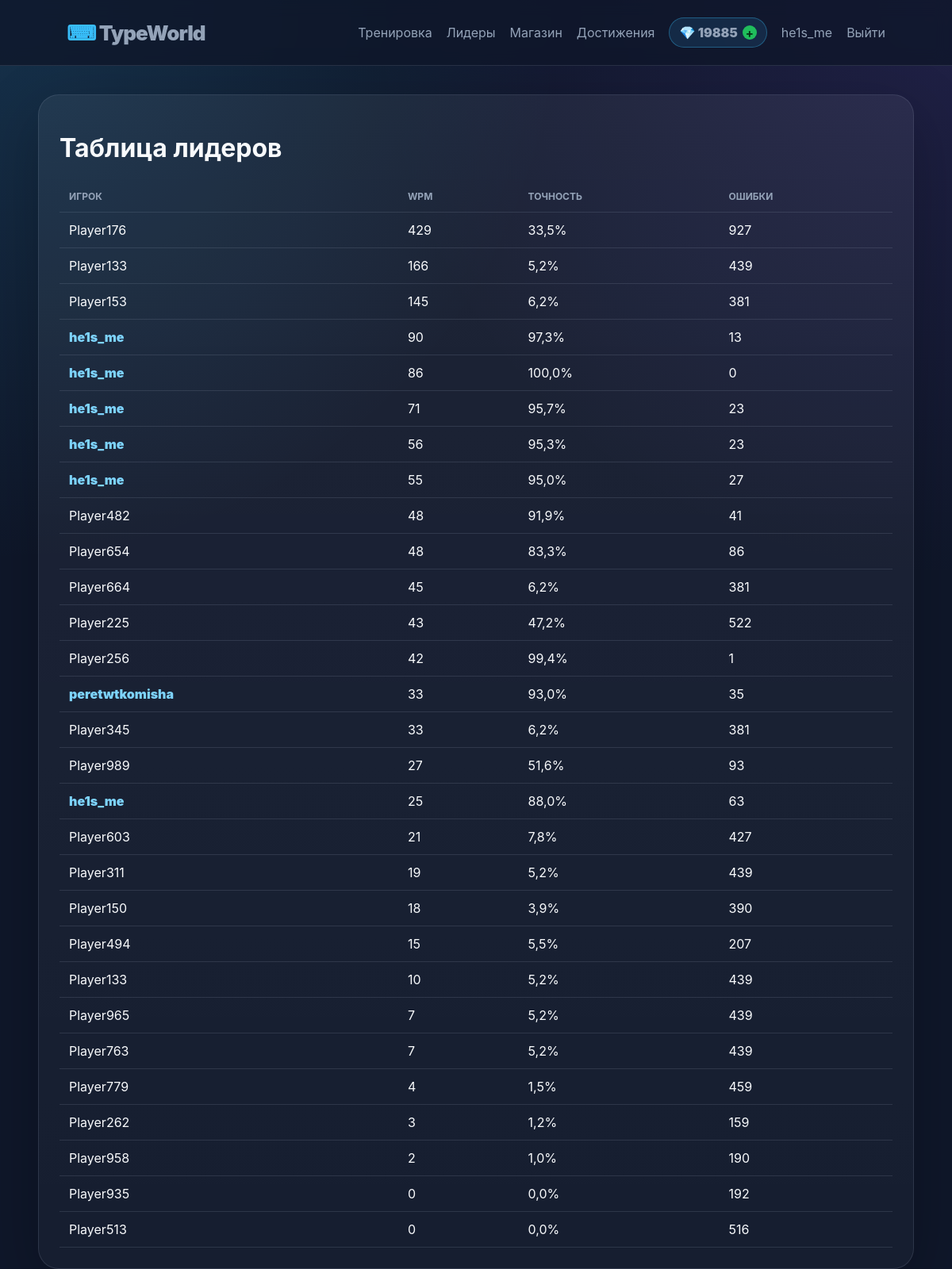
Page /leaderboard/ (signed in) on the committed database.
### races/models.py (models this page shows, shortened)
class RaceResult(models.Model):
    user = models.ForeignKey(User, on_delete=models.SET_NULL, null=True, blank=True)
    room = models.ForeignKey(RaceRoom, on_delete=models.SET_NULL, null=True, blank=True)
    player_name = models.CharField(max_length=80, default='Игрок')
    wpm = models.PositiveIntegerField(default=0)
    accuracy = models.FloatField(default=0)
    errors = models.PositiveIntegerField(default=0)
    is_win = models.BooleanField(default=False)
    finished_at = models.DateTimeField(default=timezone.now)
    class Meta:
        ordering = ['-wpm', '-accuracy', 'errors']

### races/views.py (the view)
# urls.py: path('leaderboard/', views.leaderboard, name='leaderboard'),
def leaderboard(request):
    results = RaceResult.objects.select_related('room', 'user', 'user__typeworld_profile')[:50]
    return render(request, 'races/leaderboard.html', {'results': results})

### races/context_processors.py (called while the page is built)
def _has_env_pair(a, b):
    return bool(os.environ.get(a, '').strip() and os.environ.get(b, '').strip())

### races/templates/races/leaderboard.html
{% extends 'races/base.html' %}
{% block content %}
<div class="card">
  <h1>Таблица лидеров</h1>
  {% include 'races/results_table.html' %}
</div>
{% endblock %}

### races/templates/races/base.html (shortened to what this page needs)
{% load static %}
<!doctype html>
<html lang="ru">
<head>
  <link rel="stylesheet" href="{% static 'races/css/style.css' %}">
</head>
<body>
  <nav class="nav">
    <a class="brand" href="/">TypeWorld</a>
    <div class="nav-links">
      <a href="{% url 'race_solo' %}">Тренировка</a>
      <a href="{% url 'leaderboard' %}">Лидеры</a>
      <a href="{% url 'shop' %}">Магазин</a>
      {% if user.is_authenticated %}
        <a href="{% url 'achievements' %}">Достижения</a>
        <a class="crystal-balance" href="{% url 'buy_crystals' %}" title="Купить кристаллики">💎 {{ typeworld_crystals }} <b class="crystal-plus">+</b></a>
        <a href="{% url 'profile' %}">{{ user.username }}</a>
        <a href="{% url 'logout' %}">Выйти</a>
      {% else %}
        <a href="{% url 'login' %}">Войти</a>
      {% endif %}
    </div>
  </nav>
  <main class="container">
    {% block content %}{% endblock %}
  </main>
</body>
</html>

### races/templates/races/results_table.html
<table class="table">
  <thead><tr><th>Игрок</th><th>WPM</th><th>Точность</th><th>Ошибки</th></tr></thead>
  <tbody>
  {% for result in results %}
    <tr><td>{% if result.user_id %}<a class="profile-link" href="{% url 'public_profile' result.user_id %}">{{ result.player_name }}</a>{% else %}{{ result.player_name }}{% endif %}</td><td>{{ result.wpm }}</td><td>{{ result.accuracy|floatformat:1 }}%</td><td>{{ result.errors }}</td></tr>
  {% empty %}
    <tr><td colspan="4">Пока нет результатов</td></tr>
  {% endfor %}
  </tbody>
</table>

### races/static/races/css/style.css (style rules this page uses)
:root { --bg:#0f172a;--panel:#111c33;--card:#16213b;--muted:#94a3b8;--text:#f8fafc;--accent:#38bdf8;--accent2:#8b5cf6;--danger:#fb7185;--ok:#22c55e;--border:rgba(148,163,184,.18) }
* { box-sizing:border-box }
body { margin:0;background:radial-gradient(circle at top left,rgba(56,189,248,.16),transparent 35%),radial-gradient(circle at top right,rgba(139,92,246,.14),transparent 36%),var(--bg);color:var(--text);font-family:Inter,Segoe UI,Arial,sans-serif;min-height:100vh }
.nav { display:flex;justify-content:space-between;align-items:center;padding:22px 7vw;border-bottom:1px solid var(--border);backdrop-filter:blur(10px);position:sticky;top:0;background:rgba(15,23,42,.78);z-index:2 }
.brand { font-size:26px;font-weight:900;color:var(--text);text-decoration:none;letter-spacing:-.04em }
.brand:before { content:'⌨ ';color:var(--accent) }
.nav-links { display:flex;gap:18px;align-items:center }
.nav a { color:var(--muted);text-decoration:none }
.container { width:min(1180px,92vw);margin:36px auto }
.card,.join-card,.auth-card { background:linear-gradient(180deg,rgba(255,255,255,.06),rgba(255,255,255,.03));border:1px solid var(--border);border-radius:26px;padding:26px;box-shadow:0 24px 80px rgba(0,0,0,.24) }
.table { width:100%;border-collapse:collapse }
.table th,.table td { padding:12px;border-bottom:1px solid var(--border);text-align:left }
.table th { color:var(--muted);font-size:12px;text-transform:uppercase }
.crystal-balance { display:inline-flex;align-items:center;gap:6px;border:1px solid rgba(56,189,248,.35);background:rgba(56,189,248,.12);color:#e0f2fe;border-radius:999px;padding:8px 12px;font-weight:900;white-space:nowrap }
.crystal-balance { text-decoration:none }
.crystal-plus { display:inline-grid;place-items:center;width:18px;height:18px;border-radius:999px;background:rgba(34,197,94,.95);color:#052e16;font-size:15px;line-height:1 }
.profile-link { color:#7dd3fc;text-decoration:none;font-weight:900 }

### rows in the picture
RaceResult: player_name "Player176", wpm "429", accuracy "33,5", errors "927"
RaceResult: player_name "Player133", wpm "166", accuracy "5,2", errors "439"
RaceResult: player_name "Player153", wpm "145", accuracy "6,2", errors "381"
RaceResult: player_name "he1s_me", wpm "90", accuracy "97,3", errors "13"
RaceResult: player_name "he1s_me", wpm "86", accuracy "100,0", errors "0"
RaceResult: player_name "he1s_me", wpm "71", accuracy "95,7", errors "23"
RaceResult: player_name "he1s_me", wpm "56", accuracy "95,3", errors "23"
RaceResult: player_name "he1s_me", wpm "55", accuracy "95,0", errors "27"
RaceResult: player_name "Player482", wpm "48", accuracy "91,9", errors "41"
RaceResult: player_name "Player654", wpm "48", accuracy "83,3", errors "86"
RaceResult: player_name "Player664", wpm "45", accuracy "6,2", errors "381"
RaceResult: player_name "Player225", wpm "43", accuracy "47,2", errors "522"
RaceResult: player_name "Player256", wpm "42", accuracy "99,4", errors "1"
RaceResult: player_name "peretwtkomisha", wpm "33", accuracy "93,0", errors "35"
RaceResult: player_name "Player345", wpm "33", accuracy "6,2", errors "381"
RaceResult: player_name "Player989", wpm "27", accuracy "51,6", errors "93"
RaceResult: player_name "he1s_me", wpm "25", accuracy "88,0", errors "63"
RaceResult: player_name "Player603", wpm "21", accuracy "7,8", errors "427"
RaceResult: player_name "Player311", wpm "19", accuracy "5,2", errors "439"
RaceResult: player_name "Player150", wpm "18", accuracy "3,9", errors "390"
RaceResult: player_name "Player494", wpm "15", accuracy "5,5", errors "207"
RaceResult: player_name "Player133", wpm "10", accuracy "5,2", errors "439"
RaceResult: player_name "Player965", wpm "7", accuracy "5,2", errors "439"
RaceResult: player_name "Player763", wpm "7", accuracy "5,2", errors "439"
RaceResult: player_name "Player779", wpm "4", accuracy "1,5", errors "459"
RaceResult: player_name "Player262", wpm "3", accuracy "1,2", errors "159"
RaceResult: player_name "Player958", wpm "2", accuracy "1,0", errors "190"
RaceResult: player_name "Player935", wpm "0", accuracy "0,0", errors "192"
RaceResult: player_name "Player513", wpm "0", accuracy "0,0", errors "516"

### other values in the picture
{{ typeworld_crystals }} "19885"
{{ user.username }} "he1s_me"
